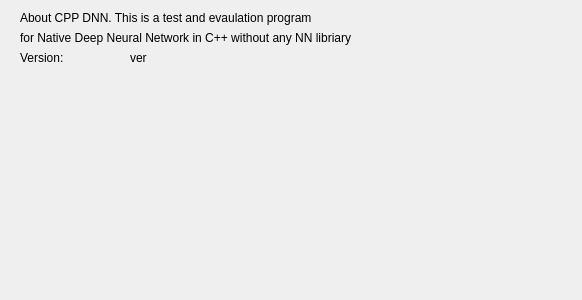
<?xml version="1.0" encoding="UTF-8"?>
<ui version="4.0">
 <class>Dialog_About</class>
 <widget class="QDialog" name="Dialog_About">
  <property name="geometry">
   <rect>
    <x>0</x>
    <y>0</y>
    <width>582</width>
    <height>300</height>
   </rect>
  </property>
  <property name="windowTitle">
   <string>Dialog</string>
  </property>
  <widget class="QLabel" name="label">
   <property name="geometry">
    <rect>
     <x>20</x>
     <y>10</y>
     <width>371</width>
     <height>16</height>
    </rect>
   </property>
   <property name="text">
    <string>About CPP DNN. This is a test and evaulation program</string>
   </property>
  </widget>
  <widget class="QLabel" name="label_2">
   <property name="geometry">
    <rect>
     <x>20</x>
     <y>30</y>
     <width>511</width>
     <height>16</height>
    </rect>
   </property>
   <property name="text">
    <string>for Native Deep Neural Network in C++ without any NN libriary</string>
   </property>
  </widget>
  <widget class="QLabel" name="label_3">
   <property name="geometry">
    <rect>
     <x>20</x>
     <y>50</y>
     <width>81</width>
     <height>16</height>
    </rect>
   </property>
   <property name="text">
    <string>Version:</string>
   </property>
  </widget>
  <widget class="QLabel" name="label_sw_version">
   <property name="geometry">
    <rect>
     <x>130</x>
     <y>50</y>
     <width>81</width>
     <height>16</height>
    </rect>
   </property>
   <property name="text">
    <string>ver</string>
   </property>
  </widget>
 </widget>
 <resources/>
 <connections/>
</ui>
